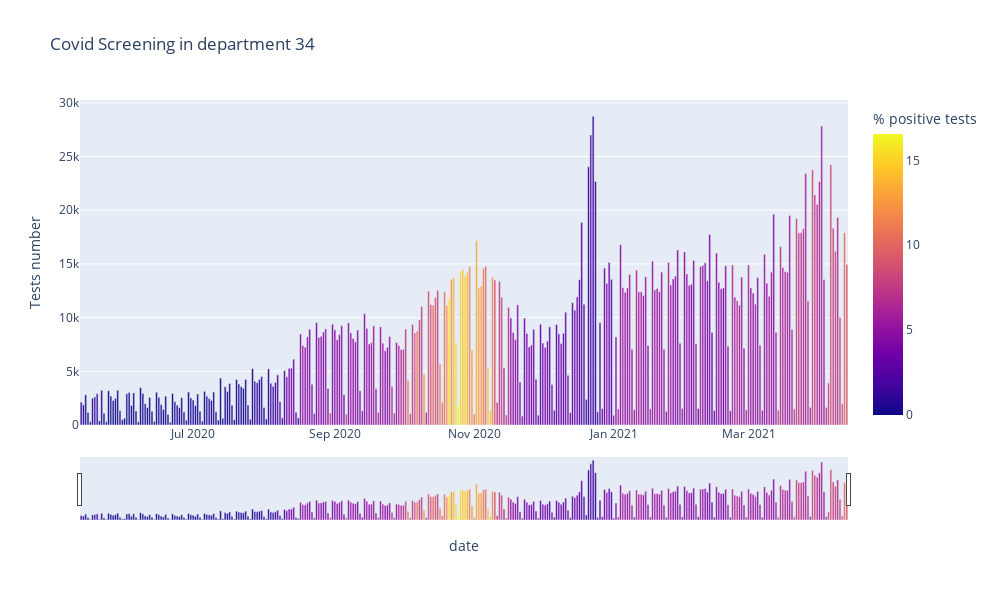

The cell this chart's notebook holds for it:
### Code cell
daily_test_dep('34')

### Figure 1 — Plotly figure (JSON) as saved in the notebook; plotly's stock layout.template omitted (floating-point values rounded to 4 significant figures; data arrays with more than 128 entries replaced by an {"elided": "..."} marker saying what was removed)
{"data": [{"alignmentgroup": "True", "hovertemplate": "date=%{x}<br>Tests number=%{y}<br>% positive tests=%{marker.color}<extra></extra>", "legendgroup": "", "marker": {"color": {"elided": "336 float values"}, "coloraxis": "coloraxis"}, "name": "", "offsetgroup": "", "orientation": "v", "showlegend": false, "textposition": "auto", "type": "bar", "x": {"elided": "336 str values"}, "xaxis": "x", "y": {"elided": "336 int values"}, "yaxis": "y"}], "layout": {"barmode": "relative", "coloraxis": {"colorbar": {"title": {"text": "% positive tests"}}, "colorscale": [[0, "#0d0887"], [0.1111, "#46039f"], [0.2222, "#7201a8"], [0.3333, "#9c179e"], [0.4444, "#bd3786"], [0.5556, "#d8576b"], [0.6667, "#ed7953"], [0.7778, "#fb9f3a"], [0.8889, "#fdca26"], [1, "#f0f921"]]}, "height": 600, "legend": {"tracegroupgap": 0}, "title": {"text": "Covid Screening in department 34"}, "width": 1000, "xaxis": {"anchor": "y", "domain": [0, 1], "rangeslider": {"visible": true}, "title": {"text": "date"}}, "yaxis": {"anchor": "x", "domain": [0, 1], "title": {"text": "Tests number"}}}}
